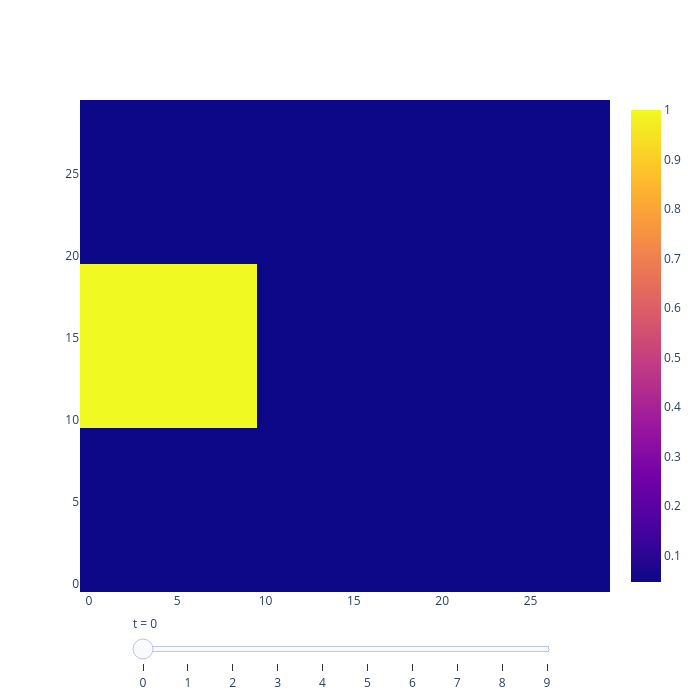

Notebook source saved alongside this figure:
### Code cell
view_matrix(P)

### Figure 1 — Plotly figure (JSON) as saved in the notebook; plotly's stock layout.template omitted (floating-point values rounded to 4 significant figures; data arrays with more than 128 entries replaced by an {"elided": "..."} marker saying what was removed)
{"data": [{"colorscale": [[0, "#0d0887"], [0.1111, "#46039f"], [0.2222, "#7201a8"], [0.3333, "#9c179e"], [0.4444, "#bd3786"], [0.5556, "#d8576b"], [0.6667, "#ed7953"], [0.7778, "#fb9f3a"], [0.8889, "#fdca26"], [1, "#f0f921"]], "type": "heatmap", "z": {"elided": "30x30 float values"}, "zmax": 1, "zmin": 0.04702}], "layout": {"height": 700, "sliders": [{"active": 0, "currentvalue": {"prefix": "t = "}, "len": 0.8, "steps": [{"args": [["0"], {"frame": {"duration": 0}, "mode": "immediate"}], "label": "0", "method": "animate"}, {"args": [["1"], {"frame": {"duration": 0}, "mode": "immediate"}], "label": "1", "method": "animate"}, {"args": [["2"], {"frame": {"duration": 0}, "mode": "immediate"}], "label": "2", "method": "animate"}, {"args": [["3"], {"frame": {"duration": 0}, "mode": "immediate"}], "label": "3", "method": "animate"}, {"args": [["4"], {"frame": {"duration": 0}, "mode": "immediate"}], "label": "4", "method": "animate"}, {"args": [["5"], {"frame": {"duration": 0}, "mode": "immediate"}], "label": "5", "method": "animate"}, {"args": [["6"], {"frame": {"duration": 0}, "mode": "immediate"}], "label": "6", "method": "animate"}, {"args": [["7"], {"frame": {"duration": 0}, "mode": "immediate"}], "label": "7", "method": "animate"}, {"args": [["8"], {"frame": {"duration": 0}, "mode": "immediate"}], "label": "8", "method": "animate"}, {"args": [["9"], {"frame": {"duration": 0}, "mode": "immediate"}], "label": "9", "method": "animate"}], "x": 0.1}], "title": {"text": ""}, "width": 700}}
